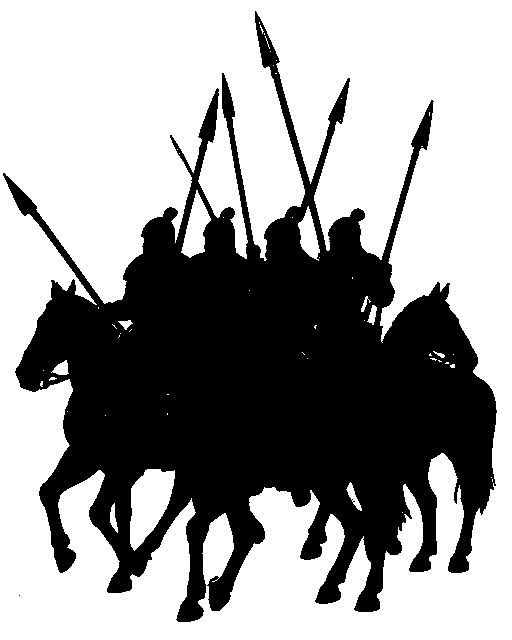
#> input picture assets/units/black/macedonian/left/companion_cavalry.png, 512 x 640 px, given in place of spear.jpg, which was not available
$ python test_unit_blocks.py
#> lines starting #> are read from the running program, lines starting #| are printed output that depends on the picture; pictures that were not available may be replaced by others from this repository, and a replacement may not be noted
# test_unit_blocks.py
# Tests the new icon-based unit block design
# Run: python3 test_unit_blocks.py
# Output: outputs/test_blocks.png

from PIL import Image, ImageDraw
import os

# ── Settings ──────────────────────────────────────────────────────────────────
BLOCK_SIZE   = 90       # square block size in pixels
CORNER_RAD   = 8        # rounded corners
ICON_PADDING = 12       # padding around icon inside block
COLOR_ALLY   = (52, 101, 164)    # blue
COLOR_ENEMY  = (176, 31, 36)     # red
ICONS_DIR    = "assets/block-icons"

# ── Canvas ────────────────────────────────────────────────────────────────────
canvas = Image.new("RGBA", (800, 400), (200, 175, 130, 255))  # parchment bg
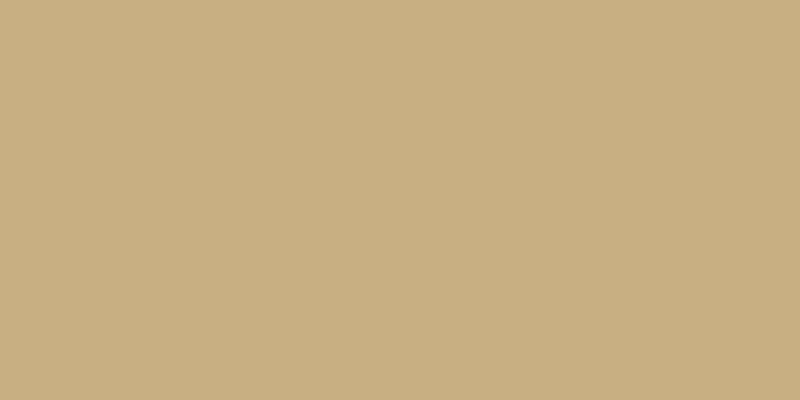
#> canvas: PIL image 800x400 RGBA; mean R, G, B, A 200, 175, 130, 255
draw   = ImageDraw.Draw(canvas)


def remove_white_bg(img, threshold=240):
    """Remove white/near-white background → transparent PNG"""
    img = img.convert("RGBA")
    pixels = list(img.getdata())
    new_pixels = []
    for r, g, b, a in pixels:
        if r > threshold and g > threshold and b > threshold:
            new_pixels.append((r, g, b, 0))  # transparent
        else:
            new_pixels.append((r, g, b, a))
    img.putdata(new_pixels)
    return img


def draw_block(canvas, cx, cy, icon_path, is_ally, is_commander=False, flip=False):
    """
    Draws a square unit block centered at (cx, cy).
    Commanders get special gold frame treatment.
    """
#> called with cx = 80, cy = 100, icon_path = 'assets/block-icons/spear.jpg', is_ally = True, is_commander = False, flip = False
    color  = COLOR_ALLY if is_ally else COLOR_ENEMY
    border = (30, 70, 130) if is_ally else (130, 15, 18)
    half   = BLOCK_SIZE // 2

    x1, y1 = cx - half, cy - half
    x2, y2 = cx + half, cy + half

    draw = ImageDraw.Draw(canvas)

    if is_commander:
        # Special commander frame — larger, gold border, darker bg
        # Outer gold ring
        draw.rounded_rectangle(
            [(x1-4, y1-4), (x2+4, y2+4)],
            radius=CORNER_RAD+4,
            fill=(180, 140, 20),   # gold
            outline=(220, 180, 40),
            width=3
        )
        # Inner dark background
        draw.rounded_rectangle(
            [(x1, y1), (x2, y2)],
            radius=CORNER_RAD,
            fill=(20, 20, 40),     # dark navy
            outline=(220, 180, 40),
            width=2
        )
        # Corner decorations — small gold squares
        for dx, dy in [(-1,-1),(1,-1),(-1,1),(1,1)]:
            draw.rectangle(
                [(cx+dx*(half-8)-3, cy+dy*(half-8)-3),
                 (cx+dx*(half-8)+3, cy+dy*(half-8)+3)],
                fill=(220, 180, 40)
            )
    else:
        # Normal unit block
        draw.rounded_rectangle(
            [(x1, y1), (x2, y2)],
            radius=CORNER_RAD,
            fill=color,
            outline=border,
            width=2
        )

    # Load and prepare icon
    icon = Image.open(icon_path).convert("RGBA")
#> icon is the input picture: PIL image 512x640 RGBA; mean R, G, B, A 0, 0, 0, 98.5
    icon = remove_white_bg(icon)
#> in remove_white_bg, `pixels = list(img.getdata())`: pixels = 327680 items
    # Flip horizontally for enemy units
    if flip:
        icon = icon.transpose(Image.FLIP_LEFT_RIGHT)
    # Chariot icons are small — force bigger zoom
    if "chariot" in icon_path.lower():
        icon_size = BLOCK_SIZE - 4   # almost full block size


    # Resize icon — chariots get extra zoom
    if "chariot" in icon_path.lower():
        icon_size = BLOCK_SIZE - 6
    else:
        icon_size = BLOCK_SIZE - (ICON_PADDING * 2)
    ratio = min(icon_size / icon.width, icon_size / icon.height)
#> ratio = 0.103
    new_w = int(icon.width  * ratio)
#> new_w = 52
    new_h = int(icon.height * ratio)
#> new_h = 66
    # For small icons force them bigger
    if new_w < icon_size - 10:
        new_w = icon_size - 10
        new_h = int(new_w / (icon.width / icon.height))
#> new_h = 70
    icon = icon.resize((new_w, new_h), Image.LANCZOS)
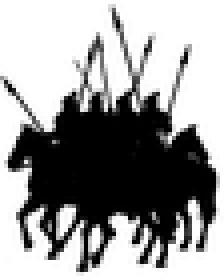
#> icon: PIL image 56x70 RGBA (shown 4 times larger); mean R, G, B, A 0, 0, 0, 99; transparent parts drawn white

    # Center icon
    ix = cx - icon.width  // 2
#> ix = 52
    iy = cy - icon.height // 2
#> iy = 65
    canvas.paste(icon, (ix, iy), icon)
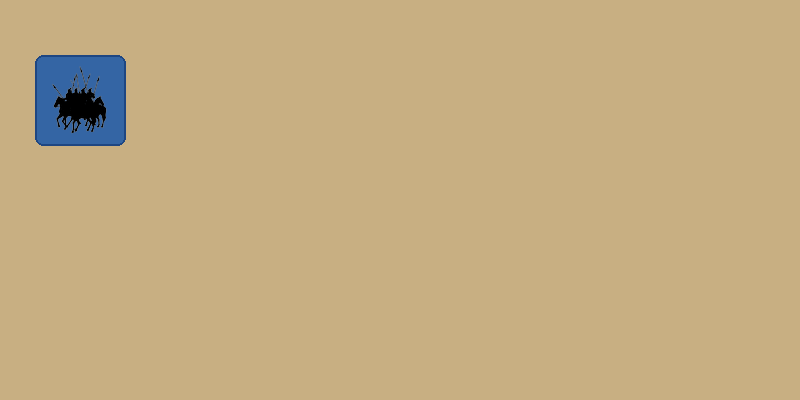
#> canvas: PIL image 800x400 RGBA; mean R, G, B, A 195.9, 172.6, 130, 254.9; transparent parts drawn white

# ── Draw all unit types ───────────────────────────────────────────────────────
units = [
    # Ally units (blue) — top row
    (80,  100, "spear.jpg",        True,  "Infantry",  False, False),
    (200, 100, "archer.jpg",       True,  "Archers",   False, False),
    (320, 100, "cavelry-left.jpg", True,  "Cavalry",   False, False),
    (440, 100, "chariot-left.png", True,  "Chariot",   False, False),
    (560, 100, "Alexander.jpg",    True,  "Alexander", True,  False),

    # Enemy units (red) — use same icons but FLIPPED
    (80,  260, "spear.jpg",        False, "Infantry",  False, True),
    (200, 260, "archer.jpg",       False, "Archers",   False, True),
    (320, 260, "cavelry-left.jpg", False, "Cavalry",   False, True),
    (440, 260, "chariot-left.png", False, "Chariot",   False, True),
    (560, 260, "Darius.jpg",       False, "Darius",    True,  False),
]

from PIL import ImageFont
try:
    font = ImageFont.truetype(
        "/usr/share/fonts/truetype/dejavu/DejaVuSans-Bold.ttf", 16)
except:
    font = ImageFont.load_default()

for cx, cy, icon_file, is_ally, label, is_commander, flip in units:
    icon_path = os.path.join(ICONS_DIR, icon_file)
    draw_block(canvas, cx, cy, icon_path, is_ally, is_commander, flip)

    # Label below block
    d = ImageDraw.Draw(canvas)
    bbox = d.textbbox((0,0), label, font=font)
#> bbox = (0, 3, 73, 18)
    lw = bbox[2] - bbox[0]
#> lw = 73
    d.text((cx - lw//2, cy + BLOCK_SIZE//2 + 6), label,
           font=font, fill=(255,255,255))
#> pass 2 of the loop `for cx, cy, icon_file, is_ally, label, is_commander, flip in units:`:
#> in draw_block (call 2), `draw = ImageDraw.Draw(canvas)`:
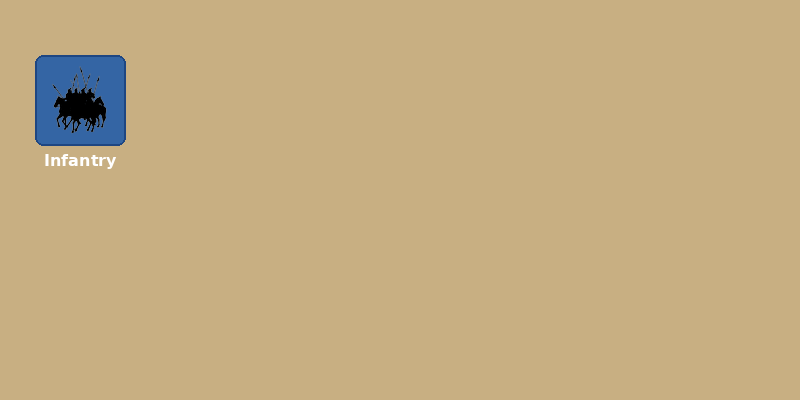
#> canvas: PIL image 800x400 RGBA; mean R, G, B, A 196, 172.6, 130.2, 254.9; transparent parts drawn white
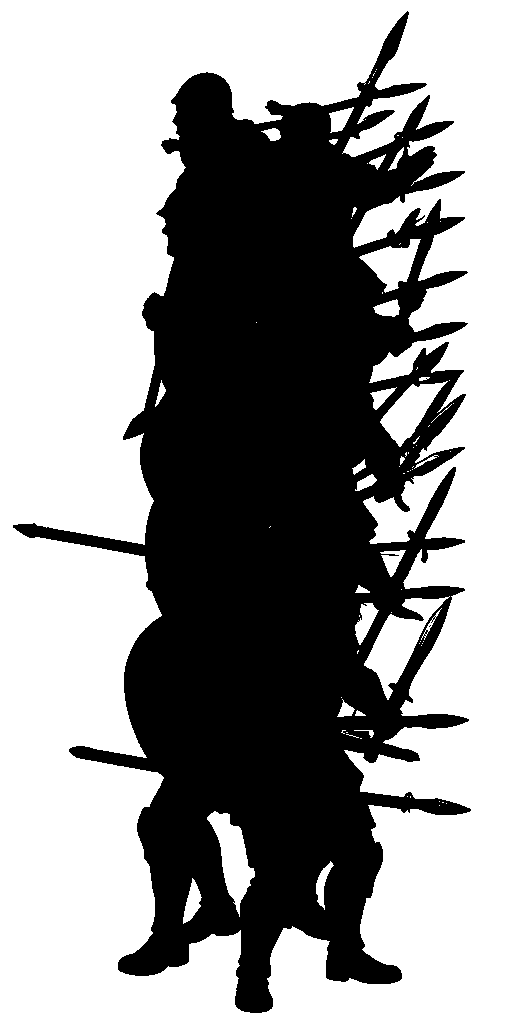
#> input picture assets/units/black/macedonian/left/hypaspists.png, 512 x 1024 px, given in place of archer.jpg, which was not available
#> in draw_block, icon is the input picture: PIL image 512x1024 RGBA; mean R, G, B, A 0, 0, 0, 105.6
#> icon: PIL image 56x112 RGBA
#> in draw_block (call 2), `canvas.paste(icon, (ix, iy), icon)`:
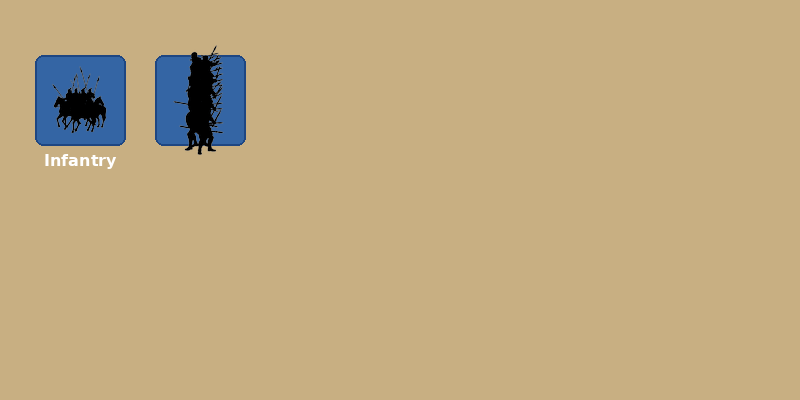
#> canvas: PIL image 800x400 RGBA; mean R, G, B, A 191.7, 169.8, 129.7, 254.8; transparent parts drawn white
#> bbox = (0, 3, 69, 15)
#> lw = 69
#> (the run stopped early here; a loop or call above may not have finished)
